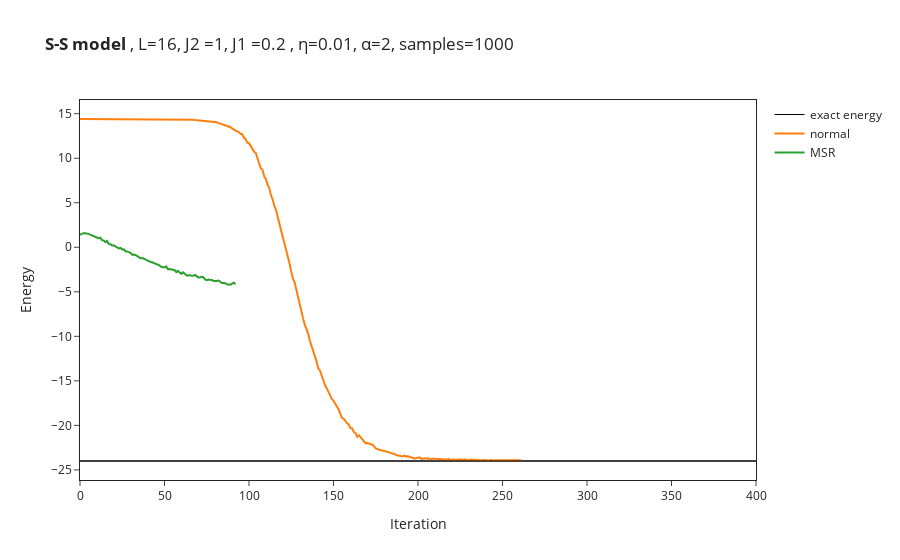

Write notebook code for a chart like this one.
### Code cell
# import the data from log file
OUT_NAME_suffixless=OUT_NAME
data = []
names = ["normal","MSR"]
for i in range(no_of_runs):
    data.append(json.load(open(OUT_NAME_suffixless+str(i)+".log")))
if type(data[0]["Energy"]["Mean"]) == dict: #DTYPE in (np.complex128, np.complex64):#, np.float64):# and False:
    energy_convergence = [data[i]["Energy"]["Mean"]["real"] for i in range(no_of_runs)]
    # symmetry = [data[i]["symmetry"]["Mean"]["real"] for i in range(no_of_runs-run_only_2)]
else:
    energy_convergence = [data[i]["Energy"]["Mean"] for i in range(no_of_runs)]
    # symmetry = [data[i]["symmetry"]["Mean"] for i in range(no_of_runs-run_only_2)]
for i in range(no_of_runs):
    figure.add_trace(go.Scatter(
        x=data[i]["Energy"]["iters"], y=energy_convergence[i],
        name=names[i]
    ))
    # figure.add_trace(go.Scatter(
    #     x=data[i]["Energy"]["iters"], y=symmetry[i],
    #     name=names[i]+"_swap"
    # ))

figure.update_layout(xaxis_title="Iteration",yaxis_title="Energy")
figure.show()

### Figure 1 — Plotly figure (JSON) as saved in the notebook; plotly's stock layout.template omitted (floating-point values rounded to 4 significant figures; data arrays with more than 128 entries replaced by an {"elided": "..."} marker saying what was removed)
{"data": [{"line": {"color": "#000000", "width": 1}, "mode": "lines", "name": "exact energy", "type": "scatter", "x": [0, 400], "y": [-24, -24]}, {"name": "normal", "type": "scatter", "x": {"elided": "262 int values"}, "y": {"elided": "262 float values"}}, {"name": "MSR", "type": "scatter", "x": [0, 1, 2, 3, 4, 5, 6, 7, 8, 9, 10, 11, 12, 13, 14, 15, 16, 17, 18, 19, 20, 21, 22, 23, 24, 25, 26, 27, 28, 29, 30, 31, 32, 33, 34, 35, 36, 37, 38, 39, 40, 41, 42, 43, 44, 45, 46, 47, 48, 49, 50, 51, 52, 53, 54, 55, 56, 57, 58, 59, 60, 61, 62, 63, 64, 65, 66, 67, 68, 69, 70, 71, 72, 73, 74, 75, 76, 77, 78, 79, 80, 81, 82, 83, 84, 85, 86, 87, 88, 89, 90, 91, 92], "y": [1.397, 1.512, 1.582, 1.563, 1.559, 1.505, 1.416, 1.316, 1.305, 1.115, 1.1, 1.014, 1.067, 0.7956, 0.7708, 0.5753, 0.7062, 0.3903, 0.344, 0.1935, 0.2149, 0.1032, -0.06075, -0.1259, -0.07315, -0.2489, -0.2338, -0.4757, -0.4633, -0.5204, -0.6406, -0.8472, -0.8091, -0.8909, -0.9877, -1.074, -1.251, -1.213, -1.269, -1.389, -1.504, -1.539, -1.655, -1.707, -1.798, -1.801, -1.911, -2.04, -2.195, -2.259, -2.273, -2.147, -2.463, -2.441, -2.468, -2.489, -2.575, -2.79, -2.641, -2.852, -2.964, -2.814, -2.974, -3.139, -3.184, -3.128, -3.205, -3.203, -3.104, -3.288, -3.383, -3.39, -3.303, -3.352, -3.602, -3.684, -3.634, -3.673, -3.67, -3.781, -3.795, -3.778, -3.732, -3.934, -4.019, -4.006, -4.027, -4.158, -4.187, -4.209, -4.075, -3.97, -4.161]}], "layout": {"shapes": [{"line": {"width": 1}, "opacity": 1, "type": "line", "x0": 0, "x1": 1, "xref": "x domain", "y0": -24, "y1": -24, "yref": "y"}], "title": {"text": "<b>S-S model </b>, L=16, J2 =1, J1 =0.2 , η=0.01, α=2, samples=1000"}, "xaxis": {"mirror": true, "showline": true, "title": {"text": "Iteration"}}, "yaxis": {"mirror": true, "showline": true, "title": {"text": "Energy"}}}}
